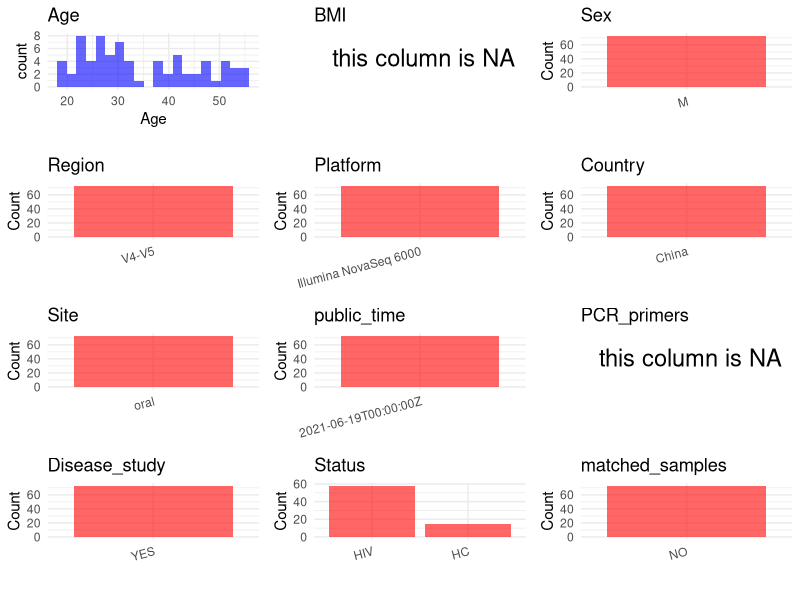

Generate this figure with R: (Note: this script raises an error after producing the figure.)
## ---- chunk 1
# Load necessary libraries
library(dplyr)
library(ggplot2)
library(cowplot)

# Set working directory (update this path to your local directory)
setwd("D:/oral_project/PRJNA739016")

# Read the initial metadata files
initial_meta<-read.csv("SraRunTable.csv",header = T)

# Combine the two metadata files
#meta <- rbind(initial_meta, initial_meta1)

#Remove entries non-oral samples
#initial_meta <- subset(initial_meta,isolate %in% c("saliva","tongue coat"))

# Check the number of samples containing "HT" in Sample.Name (e.g., healthy controls)
#nrow(subset(meta, grepl("HT", Sample.Name)))

# Display the first few rows of the metadata
head(initial_meta)
## ---- chunk 2
# Create a uniform metadata dataframe
metadata <- data.frame(
  BioProject = initial_meta$BioProject,
  Run = initial_meta$Run,
  sample_name = initial_meta$Sample.Name,
  Age = initial_meta$AGE,
  BMI = NA,
  Sex = initial_meta$sex,
  Region = "V4-V5",
  Platform = initial_meta$Instrument,
  Country = "China",
  Site = initial_meta$tissue,
  public_time = initial_meta$ReleaseDate,
  stringsAsFactors = FALSE
)
## ---- chunk 3
# Add information obtained from the publication
metadata$PCR_primers <- NA
metadata$title <- "Alteration in Oral Microbiome Among Men Who Have Sex With Men With Acute and Chronic HIV Infection on Antiretroviral Therapy"
metadata$Disease_study <- "YES"
# Assign disease status based on sample_name patterns
metadata <- metadata %>%
  mutate(Status = case_when(
    grepl("D", sample_name) ~ "HC",
    grepl("HIV", sample_name) ~ "HIV"
  ))

#get subjects id according to sample id
metadata$sample_name<-gsub("","",metadata$sample_name)
#get subjects id with Saliva available
keep_subjects<-subset(metadata,Site %in% "oral")
#remove subjects without Saliva samples
metadata<-subset(metadata,sample_name %in% keep_subjects$sample_name)
#get subjects sampling counts
sample_counts <- table(metadata$sample_name)
# Create matched_samples column, any subjects have >=2 samples will be label "YES", otherwise "NO"
metadata$matched_samples <- ifelse(metadata$sample_name %in% names(sample_counts[sample_counts >= 2]), "YES", "NO")
## ---- chunk 4
metadata <- metadata %>%
  mutate(
    Sex = case_when(
      Sex == "female" ~ "F",
      Sex == "male" ~ "M",
    )
  )
## ---- chunk 5
# Check the number of unique runs and sample names
print(paste("Number of unique runs:", length(unique(metadata$Run))))
print(paste("Number of unique sample names:", length(unique(metadata$sample_name))))
## ---- chunk 6
# Select columns for visualization
plot_data <- metadata %>%
  select(-BioProject, -Run, -sample_name, -title)

# Function to create simple plots for each column
create_simple_plots <- function(data) {
  plots <- list()
  
  for (col in colnames(data)) {
    # Check if the column is all NA
    if (all(is.na(data[[col]]))) {
      # Create an empty plot with text indicating all NA
      p <- ggplot() +
        annotate("text", x = 0.5, y = 0.5, label = "this column is NA", size = 6) +
        labs(title = col) +
        theme_void()
    } else if (is.numeric(data[[col]])) {
      # Numeric variable: histogram
      p <- ggplot(data, aes(x = .data[[col]])) +
        geom_histogram(fill = "blue", alpha = 0.6, bins = 20, na.rm = TRUE) +
        labs(title = col) +
        theme_minimal()
    } else {
      # Categorical variable: bar plot (remove NA values)
      count_data <- as.data.frame(table(data[[col]], useNA = "ifany"))
      p <- ggplot(count_data, aes(x = reorder(Var1, -Freq), y = Freq)) +
        geom_col(fill = "red", alpha = 0.6) +
        labs(title = col, x = NULL, y = "Count") +
        theme_minimal() +
        theme(axis.text.x = element_text(angle = 15, hjust = 1))
    }
    plots[[col]] <- p
  }
  
  return(plots)
}

# Generate and arrange plots
plots <- create_simple_plots(plot_data)
p<-plot_grid(plots$Age, 
          plots$BMI, 
          plots$Sex, 
          plots$Region, 
          plots$Platform, 
          plots$Country, 
          plots$Site,
          plots$public_time, 
          plots$PCR_primers,
          plots$Disease_study,
          plots$Status,
          plots$matched_samples,# add 
          ncol = 3, align = "hv", axis = "lb")
ggsave("Metadata_Summary.png", plot = p, width = 8, height = 6, dpi = 150)
## ---- chunk 7
knitr::include_graphics("Metadata_Summary.png")
## ---- chunk 8
# Reorder columns to match the desired format
metadata <- metadata[, c(
  "BioProject", "Run", "sample_name", "Age", "BMI", "Sex", 
  "Region", "Platform", "Country", "Site", "public_time", 
  "PCR_primers", "title", "Disease_study", "Status","matched_samples"
)]

# Export the uniform metadata to a CSV file
write.csv(metadata, file = "metadata.csv", quote = TRUE)
head(metadata)
